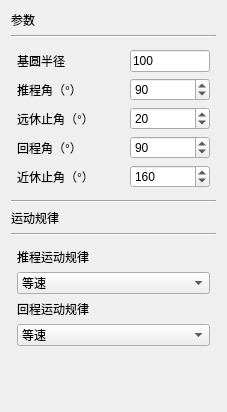
                 <widget class="QWidget" name="CAMpage">
                  <property name="geometry">
                   <rect>
                    <x>0</x>
                    <y>0</y>
                    <width>227</width>
                    <height>412</height>
                   </rect>
                  </property>
                  <attribute name="label">
                   <string>凸轮设计</string>
                  </attribute>
                  <layout class="QVBoxLayout" name="verticalLayout_6">
                   <item>
                    <widget class="QLabel" name="label_2">
                     <property name="styleSheet">
                      <string notr="true">font: 12pt &quot;微软雅黑&quot;;</string>
                     </property>
                     <property name="text">
                      <string>参数</string>
                     </property>
                    </widget>
                   </item>
                   <item>
                    <widget class="Line" name="line_3">
                     <property name="orientation">
                      <enum>Qt::Horizontal</enum>
                     </property>
                    </widget>
                   </item>
                   <item>
                    <layout class="QVBoxLayout" name="verticalLayout_3">
                     <property name="leftMargin">
                      <number>6</number>
                     </property>
                     <property name="topMargin">
                      <number>6</number>
                     </property>
                     <property name="rightMargin">
                      <number>6</number>
                     </property>
                     <property name="bottomMargin">
                      <number>6</number>
                     </property>
                     <item>
                      <layout class="QHBoxLayout" name="baseRItem">
                       <item>
                        <widget class="QLabel" name="label_4">
                         <property name="text">
                          <string>基圆半径</string>
                         </property>
                        </widget>
                       </item>
                       <item>
                        <spacer name="horizontalSpacer_2">
                         <property name="orientation">
                          <enum>Qt::Horizontal</enum>
                         </property>
                         <property name="sizeHint" stdset="0">
                          <size>
                           <width>40</width>
                           <height>20</height>
                          </size>
                         </property>
                        </spacer>
                       </item>
                       <item>
                        <widget class="QLineEdit" name="baseRinput">
                         <property name="sizePolicy">
                          <sizepolicy hsizetype="Fixed" vsizetype="Fixed">
                           <horstretch>0</horstretch>
                           <verstretch>0</verstretch>
                          </sizepolicy>
                         </property>
                         <property name="minimumSize">
                          <size>
                           <width>80</width>
                           <height>0</height>
                          </size>
                         </property>
                         <property name="maximumSize">
                          <size>
                           <width>80</width>
                           <height>16777215</height>
                          </size>
                         </property>
                         <property name="baseSize">
                          <size>
                           <width>80</width>
                           <height>0</height>
                          </size>
                         </property>
                         <property name="inputMask">
                          <string/>
                         </property>
                         <property name="text">
                          <string>100</string>
                         </property>
                        </widget>
                       </item>
                      </layout>
                     </item>
                     <item>
                      <layout class="QHBoxLayout" name="TCJItem">
                       <item>
                        <widget class="QLabel" name="label_8">
                         <property name="text">
                          <string>推程角（°）</string>
                         </property>
                        </widget>
                       </item>
                       <item>
                        <spacer name="horizontalSpacer_3">
                         <property name="orientation">
                          <enum>Qt::Horizontal</enum>
                         </property>
                         <property name="sizeHint" stdset="0">
                          <size>
                           <width>40</width>
                           <height>20</height>
                          </size>
                         </property>
                        </spacer>
                       </item>
                       <item>
                        <widget class="QSpinBox" name="TUJInput">
                         <property name="sizePolicy">
                          <sizepolicy hsizetype="Fixed" vsizetype="Fixed">
                           <horstretch>0</horstretch>
                           <verstretch>0</verstretch>
                          </sizepolicy>
                         </property>
                         <property name="minimumSize">
                          <size>
                           <width>80</width>
                           <height>0</height>
                          </size>
                         </property>
                         <property name="maximumSize">
                          <size>
                           <width>80</width>
                           <height>16777215</height>
                          </size>
                         </property>
                         <property name="baseSize">
                          <size>
                           <width>80</width>
                           <height>0</height>
                          </size>
                         </property>
                         <property name="maximum">
                          <number>360</number>
                         </property>
                         <property name="singleStep">
                          <number>0</number>
                         </property>
                         <property name="value">
                          <number>90</number>
                         </property>
                         <property name="displayIntegerBase">
                          <number>10</number>
                         </property>
                        </widget>
                       </item>
                      </layout>
                     </item>
                     <item>
                      <layout class="QHBoxLayout" name="YXZJItem">
                       <item>
                        <widget class="QLabel" name="label_5">
                         <property name="text">
                          <string>远休止角（°）</string>
                         </property>
                        </widget>
                       </item>
                       <item>
                        <spacer name="horizontalSpacer_4">
                         <property name="orientation">
                          <enum>Qt::Horizontal</enum>
                         </property>
                         <property name="sizeHint" stdset="0">
                          <size>
                           <width>40</width>
                           <height>20</height>
                          </size>
                         </property>
                        </spacer>
                       </item>
                       <item>
                        <widget class="QSpinBox" name="YXZJInput">
                         <property name="sizePolicy">
                          <sizepolicy hsizetype="Fixed" vsizetype="Fixed">
                           <horstretch>50</horstretch>
                           <verstretch>0</verstretch>
                          </sizepolicy>
                         </property>
                         <property name="minimumSize">
                          <size>
                           <width>80</width>
                           <height>0</height>
                          </size>
                         </property>
                         <property name="maximumSize">
                          <size>
                           <width>80</width>
                           <height>16777215</height>
                          </size>
                         </property>
                         <property name="baseSize">
                          <size>
                           <width>80</width>
                           <height>0</height>
                          </size>
                         </property>
                         <property name="maximum">
                          <number>360</number>
                         </property>
                         <property name="value">
                          <number>20</number>
                         </property>
                        </widget>
                       </item>
                      </layout>
                     </item>
                     <item>
                      <layout class="QHBoxLayout" name="HCJItem">
                       <item>
                        <widget class="QLabel" name="label_6">
                         <property name="text">
                          <string>回程角（°）</string>
                         </property>
                        </widget>
                       </item>
                       <item>
                        <spacer name="horizontalSpacer_5">
                         <property name="orientation">
                          <enum>Qt::Horizontal</enum>
                         </property>
                         <property name="sizeHint" stdset="0">
                          <size>
                           <width>40</width>
                           <height>20</height>
                          </size>
                         </property>
                        </spacer>
                       </item>
                       <item>
                        <widget class="QSpinBox" name="HCJInput">
                         <property name="sizePolicy">
                          <sizepolicy hsizetype="Fixed" vsizetype="Fixed">
                           <horstretch>0</horstretch>
                           <verstretch>0</verstretch>
                          </sizepolicy>
                         </property>
                         <property name="minimumSize">
                          <size>
                           <width>80</width>
                           <height>0</height>
                          </size>
                         </property>
                         <property name="maximumSize">
                          <size>
                           <width>80</width>
                           <height>16777215</height>
                          </size>
                         </property>
                         <property name="baseSize">
                          <size>
                           <width>80</width>
                           <height>0</height>
                          </size>
                         </property>
                         <property name="maximum">
                          <number>360</number>
                         </property>
                         <property name="value">
                          <number>90</number>
                         </property>
                        </widget>
                       </item>
                      </layout>
                     </item>
                     <item>
                      <layout class="QHBoxLayout" name="JXZJItem">
                       <item>
                        <widget class="QLabel" name="label_7">
                         <property name="text">
                          <string>近休止角（°）</string>
                         </property>
                        </widget>
                       </item>
                       <item>
                        <spacer name="horizontalSpacer_6">
                         <property name="orientation">
                          <enum>Qt::Horizontal</enum>
                         </property>
                         <property name="sizeHint" stdset="0">
                          <size>
                           <width>40</width>
                           <height>20</height>
                          </size>
                         </property>
                        </spacer>
                       </item>
                       <item>
                        <widget class="QSpinBox" name="JXZJInput">
                         <property name="minimumSize">
                          <size>
                           <width>80</width>
                           <height>0</height>
                          </size>
                         </property>
                         <property name="maximumSize">
                          <size>
                           <width>80</width>
                           <height>16777215</height>
                          </size>
                         </property>
                         <property name="baseSize">
                          <size>
                           <width>80</width>
                           <height>0</height>
                          </size>
                         </property>
                         <property name="maximum">
                          <number>360</number>
                         </property>
                         <property name="value">
                          <number>160</number>
                         </property>
                        </widget>
                       </item>
                      </layout>
                     </item>
                    </layout>
                   </item>
                   <item>
                    <widget class="Line" name="line_5">
                     <property name="orientation">
                      <enum>Qt::Horizontal</enum>
                     </property>
                    </widget>
                   </item>
                   <item>
                    <layout class="QVBoxLayout" name="verticalLayout_5">
                     <item>
                      <widget class="QLabel" name="label_3">
                       <property name="styleSheet">
                        <string notr="true">font: 12pt &quot;微软雅黑&quot;;</string>
                       </property>
                       <property name="text">
                        <string>运动规律</string>
                       </property>
                      </widget>
                     </item>
                     <item>
                      <widget class="Line" name="line_4">
                       <property name="orientation">
                        <enum>Qt::Horizontal</enum>
                       </property>
                      </widget>
                     </item>
                     <item>
                      <layout class="QVBoxLayout" name="verticalLayout_4">
                       <property name="leftMargin">
                        <number>6</number>
                       </property>
                       <property name="topMargin">
                        <number>6</number>
                       </property>
                       <property name="rightMargin">
                        <number>6</number>
                       </property>
                       <property name="bottomMargin">
                        <number>6</number>
                       </property>
                       <item>
                        <widget class="QLabel" name="label_9">
                         <property name="text">
                          <string>推程运动规律</string>
                         </property>
                        </widget>
                       </item>
                       <item>
                        <widget class="QComboBox" name="comboBox">
                         <property name="styleSheet">
                          <string notr="true"/>
                         </property>
                         <item>
                          <property name="text">
                           <string>等速</string>
                          </property>
                         </item>
                         <item>
                          <property name="text">
                           <string>等加等减速</string>
                          </property>
                         </item>
                         <item>
                          <property name="text">
                           <string>正弦加速度</string>
                          </property>
                         </item>
                         <item>
                          <property name="text">
                           <string>余弦加速度</string>
                          </property>
                         </item>
                         <item>
                          <property name="text">
                           <string>自定义 </string>
                          </property>
                         </item>
                        </widget>
                       </item>
                       <item>
                        <widget class="QLabel" name="label_10">
                         <property name="text">
                          <string>回程运动规律</string>
                         </property>
                        </widget>
                       </item>
                       <item>
                        <widget class="QComboBox" name="comboBox_2">
                         <property name="styleSheet">
                          <string notr="true"/>
                         </property>
                         <item>
                          <property name="text">
                           <string>等速</string>
                          </property>
                         </item>
                         <item>
                          <property name="text">
                           <string>等加等减速</string>
                          </property>
                         </item>
                         <item>
                          <property name="text">
                           <string>正弦加速度</string>
                          </property>
                         </item>
                         <item>
                          <property name="text">
                           <string>余弦加速度</string>
                          </property>
                         </item>
                         <item>
                          <property name="text">
                           <string>自定义</string>
                          </property>
                         </item>
                        </widget>
                       </item>
                      </layout>
                     </item>
                    </layout>
                   </item>
                   <item>
                    <spacer name="verticalSpacer_2">
                     <property name="orientation">
                      <enum>Qt::Vertical</enum>
                     </property>
                     <property name="sizeHint" stdset="0">
                      <size>
                       <width>20</width>
                       <height>13</height>
                      </size>
                     </property>
                    </spacer>
                   </item>
                  </layout>
                 </widget>
